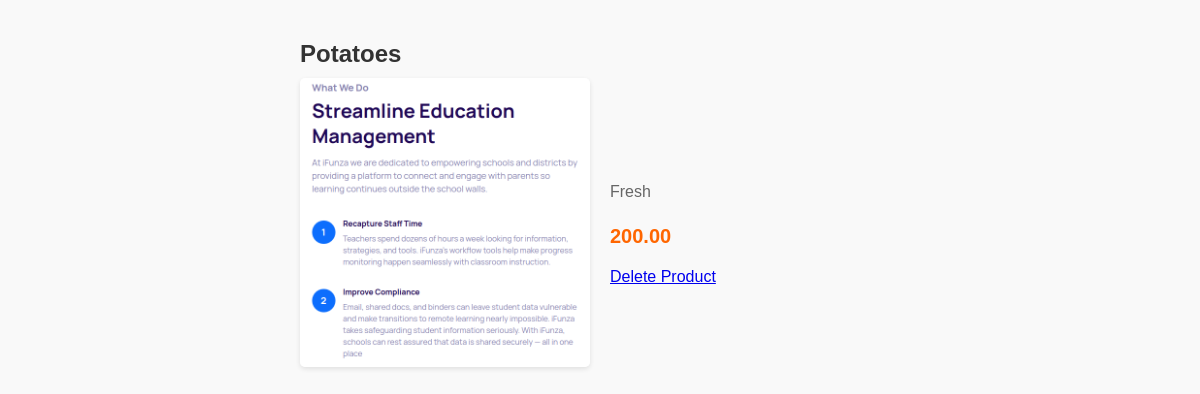
Page /inventory/products/6/ on the earlier database version.
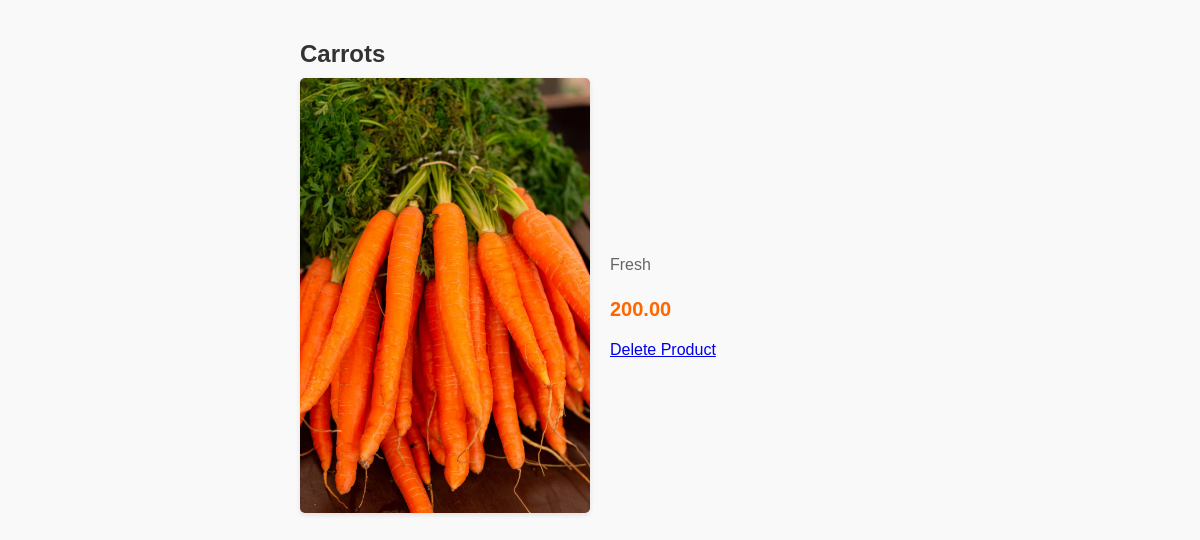
Same page on the later database version.
### inventory/models.py (models this page shows)
class Product(models.Model):
    vendor = models.ForeignKey(Vendor, null=True,on_delete=models.CASCADE)
    name = models.CharField(max_length=32)
    price  =models.DecimalField(max_digits=8, decimal_places=2)
    stock = models.PositiveIntegerField()
    image = models.ImageField()
    description = models.TextField()
    date_created  = models.DateTimeField(auto_now_add=True)
    date_updated = models.DateTimeField(auto_now=True)

### inventory/views.py (the view)
# urls.py: path("products/<int:id>/", product_detail, name="product_detail_view"),
def product_detail(request, id):
    product = Product.objects.get(id=id)
    return render(request, "inventory/product_detail.html", {"product": product})

### template/inventory/product_detail.html (shortened to what this page needs)
<!DOCTYPE html>
<html>
<head>
</head>
<body>
    <div class="container">
        <h2 class="product-name">{{product.name}}</h2>
        <div class="product-details">
            <div class="product-image">
                <img src="{{product.image.url}}" alt="{{product.name}}">
            </div>
            <div class="product-info">
                <p class="product-description">{{product.description}}</p>
                <span class="product-price">{{product.price}}</span>
                <a href="{% url 'delete_product' product.id %}" class="delete-product">Delete Product</a>
            </div>
        </div>
    </div>
</body>
</html>

Differences in the rows shown:
changed Product "Fresh": name "Potatoes" → "Carrots"; image: a different picture
